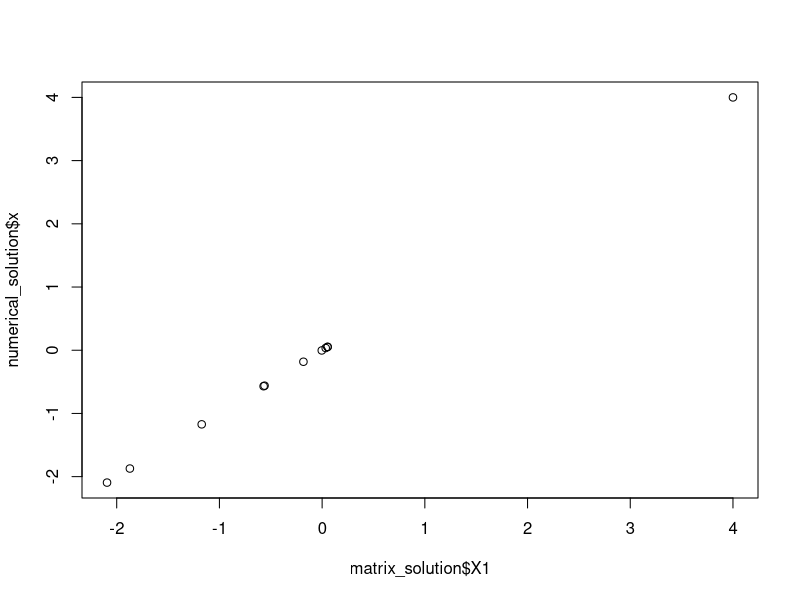
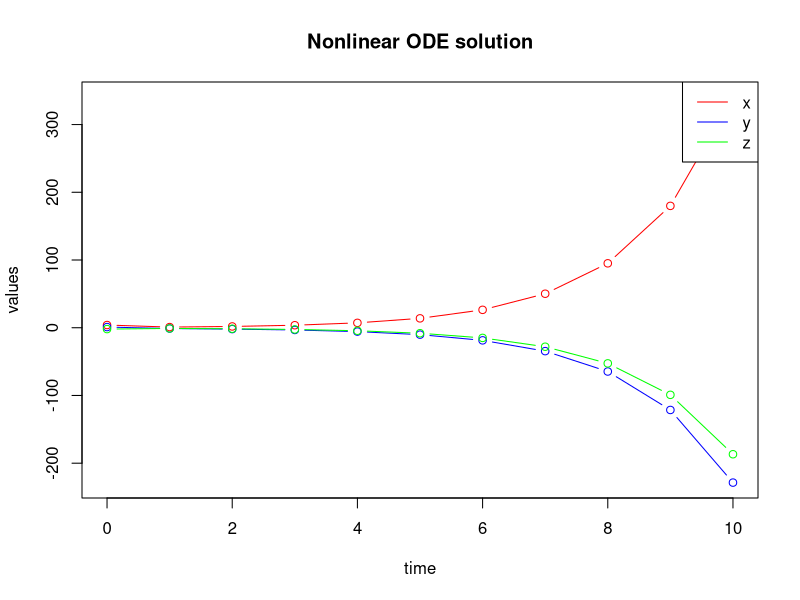

Write the R code that produced these figures, in order.
# Load the required package
library(deSolve)

# Define the system of ODEs
ode_system <- function(t, state, parameters) {
  with(as.list(c(state, parameters)), {
    dx <- -2 * x + 3 * y
    dy <- -1 * y + 2 * z
    dz <- -0.5 * x + 1 * y - 1.5 * z
    list(c(dx, dy, dz))
  })
}

# Initial conditions
initial_state <- c(x = 4, y = 1, z = -2)

# Time points
time_points <- seq(0, 10, 1)

# Solve numerically
numerical_solution <- data.frame(ode(y = initial_state, times = time_points, func = ode_system, parms = NULL))

# Solve using matrix exponentiation
solve_matrix_exponentiation <- function(initial_state, time_points) {
  A <- matrix(c(
    -2,  3,  0,
    0, -1,  2,
    -0.5, 1, -1.5
  ), nrow = 3, byrow = TRUE)
  
  exp_solutions <- sapply(time_points, function(t) {
    expm::expm(A * t) %*% initial_state
  })
  
  return(data.frame(time = time_points, t(exp_solutions)))
}

# Use the expm package for matrix exponentiation
if (!require(expm)) install.packages("expm")
library(expm)

matrix_solution <- solve_matrix_exponentiation(initial_state, time_points)

# Print matrix solution
print("Matrix solution:")
print(matrix_solution)

# Print numerical solution
print("Numerical solution:")
print(numerical_solution)

apply(matrix_solution - numerical_solution, 2, mean)
plot(matrix_solution$X1, numerical_solution$x)

#now test nonlinear version

# Nonlinear ODE system
ode_system_nonlinear <- function(t, state, parameters) {
  with(as.list(c(state, parameters)), {
    dx <- -2 * x + 3 * y * z - 1.1 * x^2
    dy <- -1 * y + 2 * z
    dz <- -0.5 * x + 1 * y - 1.5 * z
    list(c(dx, dy, dz))
  })
}

# Initial conditions
initial_state <- c(x = 4, y = 1, z = -2)

# Time points (from t=0 to t=10)
time_points <- seq(0, 10, 1)

# Solve numerically
nonlinear_solution <- ode(
  y = initial_state,
  times = time_points,
  func = ode_system_nonlinear,
  parms = NULL
)

nonlinear_solution_df <- data.frame(nonlinear_solution)
print(nonlinear_solution_df)

# Plot solution
plot(nonlinear_solution_df$time, nonlinear_solution_df$x, type="b", col="red",
     ylim=c(min(nonlinear_solution_df[,2:4]), max(nonlinear_solution_df[,2:4])),
     xlab="time", ylab="values", main="Nonlinear ODE solution")
points(nonlinear_solution_df$time, nonlinear_solution_df$y, type="b", col="blue")
points(nonlinear_solution_df$time, nonlinear_solution_df$z, type="b", col="green")
legend("topright", legend=c("x", "y", "z"), col=c("red","blue","green"), lty=1)
